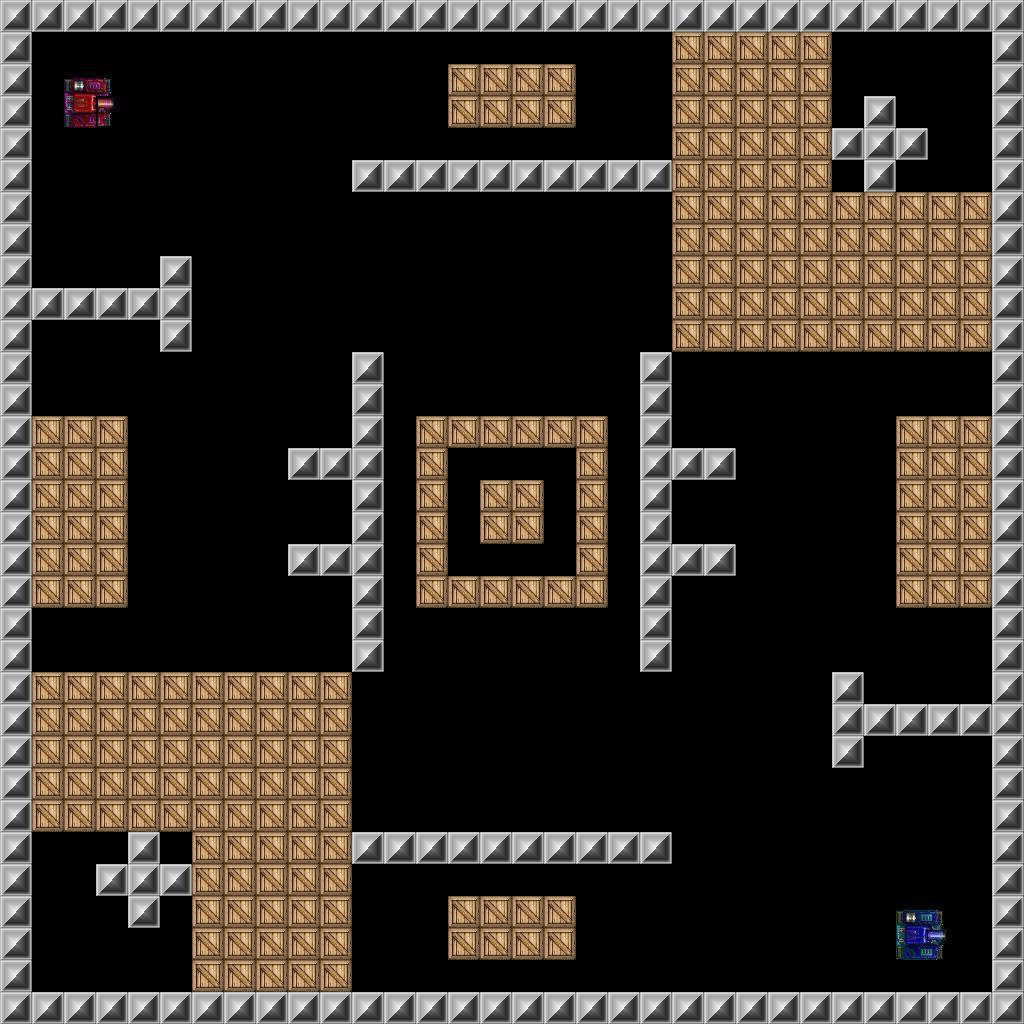

This game map was drawn from its Tiled (.tmx) file and the tilesets committed beside it. A one-line description and the full map source follow:
An orthogonal 32x32 tile map with 32x32 px tiles, 1 tile layer (Tile Layer 1).

<map version="1.2" tiledversion="1.2.3" orientation="orthogonal" renderorder="right-down" width="32" height="32" tilewidth="32" tileheight="32" infinite="0" nextlayerid="2" nextobjectid="1">
 <tileset firstgid="1" source="tankgame.tsx" />
 <layer id="1" name="Tile Layer 1" width="32" height="32">
  <data encoding="csv">
4,4,4,4,4,4,4,4,4,4,4,4,4,4,4,4,4,4,4,4,4,4,4,4,4,4,4,4,4,4,4,4,
4,0,0,0,0,0,0,0,0,0,0,0,0,0,0,0,0,0,0,0,0,3,3,3,3,3,0,0,0,0,0,4,
4,0,0,0,0,0,0,0,0,0,0,0,0,0,3,3,3,3,0,0,0,3,3,3,3,3,0,0,0,0,0,4,
4,0,1,13,0,0,0,0,0,0,0,0,0,0,3,3,3,3,0,0,0,3,3,3,3,3,0,4,0,0,0,4,
4,0,0,0,0,0,0,0,0,0,0,0,0,0,0,0,0,0,0,0,0,3,3,3,3,3,4,4,4,0,0,4,
4,0,0,0,0,0,0,0,0,0,0,4,4,4,4,4,4,4,4,4,4,3,3,3,3,3,0,4,0,0,0,4,
4,0,0,0,0,0,0,0,0,0,0,0,0,0,0,0,0,0,0,0,0,3,3,3,3,3,3,3,3,3,3,4,
4,0,0,0,0,0,0,0,13,0,0,0,0,0,0,0,0,0,0,0,0,3,3,3,3,3,3,3,3,3,3,4,
4,0,0,0,0,4,0,0,0,0,0,0,0,0,0,0,0,0,13,0,0,3,3,3,3,3,3,3,3,3,3,4,
4,4,4,4,4,4,0,0,0,0,0,0,0,0,0,0,0,0,0,0,0,3,3,3,3,3,3,3,3,3,3,4,
4,0,0,0,0,4,0,0,0,0,0,0,0,0,13,0,0,0,0,0,0,3,3,3,3,3,3,3,3,3,3,4,
4,0,0,0,0,0,0,0,0,0,0,4,0,0,0,0,0,0,0,0,4,0,0,0,0,0,0,0,0,0,0,4,
4,0,0,0,0,0,0,0,0,0,0,4,0,0,0,0,0,0,0,0,4,0,0,0,0,0,0,0,0,0,0,4,
4,3,3,3,0,0,0,0,0,0,0,4,0,3,3,3,3,3,3,0,4,0,0,0,0,0,0,0,3,3,3,4,
4,3,3,3,0,0,0,0,0,4,4,4,0,3,0,0,0,0,3,0,4,4,4,0,0,0,0,0,3,3,3,4,
4,3,3,3,0,0,0,0,0,0,0,4,0,3,0,3,3,0,3,0,4,0,0,0,0,13,0,0,3,3,3,4,
4,3,3,3,0,0,13,0,0,0,0,4,0,3,0,3,3,0,3,0,4,0,0,0,0,0,0,0,3,3,3,4,
4,3,3,3,0,0,0,0,0,4,4,4,0,3,0,0,0,0,3,0,4,4,4,0,0,0,0,0,3,3,3,4,
4,3,3,3,0,0,0,0,0,0,0,4,0,3,3,3,3,3,3,0,4,0,0,0,0,0,0,0,3,3,3,4,
4,0,0,0,0,0,0,0,0,0,0,4,0,0,0,0,0,0,0,0,4,0,0,0,0,0,0,0,0,0,0,4,
4,0,0,0,0,0,0,0,0,0,0,4,0,0,0,0,0,0,0,0,4,0,0,0,0,0,0,0,0,0,0,4,
4,3,3,3,3,3,3,3,3,3,3,0,0,0,0,0,0,13,0,0,0,0,0,0,0,0,4,0,0,0,0,4,
4,3,3,3,3,3,3,3,3,3,3,0,0,0,0,0,0,0,0,0,0,0,0,0,0,0,4,4,4,4,4,4,
4,3,3,3,3,3,3,3,3,3,3,0,0,13,0,0,0,0,0,0,0,0,0,0,0,0,4,0,0,0,0,4,
4,3,3,3,3,3,3,3,3,3,3,0,0,0,0,0,0,0,0,0,0,0,0,0,0,0,0,0,0,0,0,4,
4,3,3,3,3,3,3,3,3,3,3,0,0,0,0,0,0,0,0,0,0,0,0,13,0,0,0,0,0,0,0,4,
4,0,0,0,4,0,3,3,3,3,3,4,4,4,4,4,4,4,4,4,4,0,0,0,0,0,0,0,0,0,0,4,
4,0,0,4,4,4,3,3,3,3,3,0,0,0,0,0,0,0,0,0,0,0,0,0,0,0,0,0,0,0,0,4,
4,0,0,0,4,0,3,3,3,3,3,0,0,0,3,3,3,3,0,0,0,0,0,0,0,0,0,0,13,0,0,4,
4,0,0,0,0,0,3,3,3,3,3,0,0,0,3,3,3,3,0,0,0,0,0,0,0,0,0,0,2,0,0,4,
4,0,0,0,0,0,3,3,3,3,3,0,0,0,0,0,0,0,0,0,0,0,0,0,0,0,0,0,0,0,0,4,
4,4,4,4,4,4,4,4,4,4,4,4,4,4,4,4,4,4,4,4,4,4,4,4,4,4,4,4,4,4,4,4
</data>
 </layer>
</map>
